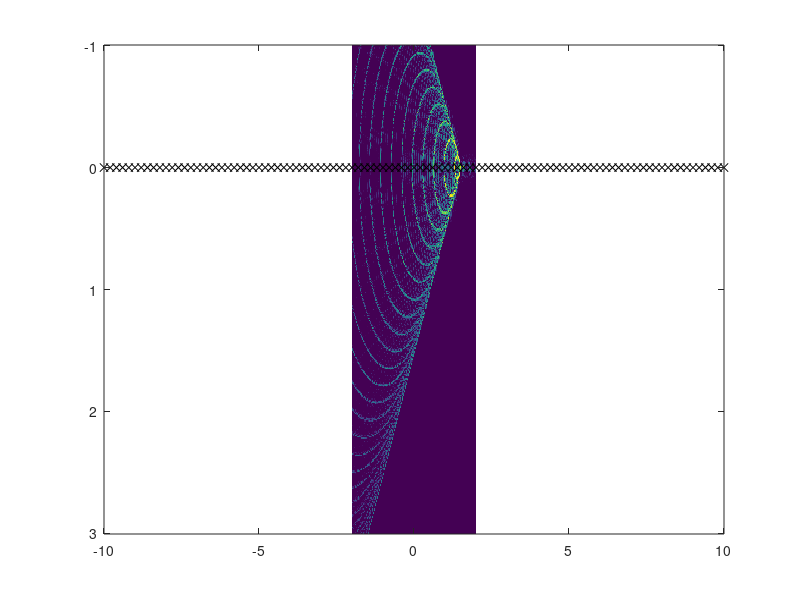

Source code (MATLAB): (Note: this script raises an error after producing the figure.)
%%%%%%%%%%%%%%%%%%%%%%%%%%%%%%%%%%%%%%%%%%%%%%%%%%%%%%%%%%%%%%%%%%%%%%%%%%%
% This work is supplementary material for the book                        %
%                                                                         %
% Jens Ahrens, Analytic Methods of Sound Field Synthesis, Springer-Verlag %
% Berlin Heidelberg, 2012, http://dx.doi.org/10.1007/978-3-642-25743-8    %
%                                                                         %
% It has been downloaded from http://soundfieldsynthesis.org and is       %
% licensed under a Creative Commons Attribution-NonCommercial-ShareAlike  %
% 3.0 Unported License. Please cite the book appropriately if you use     %
% these materials in your own work.                                       %
%                                                                         %
% (c) 2012 by Jens Ahrens                                                 %
%%%%%%%%%%%%%%%%%%%%%%%%%%%%%%%%%%%%%%%%%%%%%%%%%%%%%%%%%%%%%%%%%%%%%%%%%%%

clear;

y_ref    =  1;
delta_x  = .2;
theta_pw = pi/4;
phi_pw   = pi/2;
fs       = 44100;
c        = 343;
tap      = 1675; % time instant to plot in samples

% create frequency axis
no_of_freq_bins = 2049;
F               = linspace( 0, fs, no_of_freq_bins+1 );
F               = F( 1 : end/2 ).';
F(1)            = F(2); % to avoid numerical instabilities
K               = 2*pi*F / c;

X_0             = -10 : delta_x : 10;
[ x_0, k ]      = meshgrid( X_0, K );
y_0             = 0;
   
% Eq. (A.3a), (A.3b)
k_pw_x = k .* cos( theta_pw ) .* sin( phi_pw );
k_pw_y = k .* sin( theta_pw ) .* sin( phi_pw );

% Eq. (3.79)
D = ( 4*i .* exp( -1i .* k_pw_y .* y_ref ) ) ./ ...
            besselh( 0, 2, k_pw_y .* y_ref ) .* ...
                    exp( -1i .* k_pw_x .* x_0) ;

d = real( ifft( [ D; conj( flipud( D( 2 : end-1, : ) ) ) ] ) );

% move t = 0 to the center of the buffer
d = circshift( d, [ (no_of_freq_bins-1)/2 0 ] );
        
% put zeros around to have some headroom
d = [ zeros( 512, length( X_0 ) ); d; zeros( 512, length( X_0 ) ) ];
  
% normalize
d = d ./ max( abs( d( : ) ) );

% create spatial grid
resolution = 400;
X          = linspace( -2, 2, resolution );
Y          = linspace( -1, 3, resolution );
[ x, y ]   = meshgrid( X, Y );

% initialize s
s = zeros( size( x ) );

% avoid confusion
clear x_0;

% this loop evaluates Eq. (5.69)
for index = 1 : length( X_0 )
    
    x_0 = X_0( index );
    
    r = sqrt( ( x - x_0 ).^2 + ( y - y_0 ).^2 );
    
    % from Eq. (5.69)
    t = ( tap/fs - r./c ) .* fs + 1; % in samples

    % Interpolate the impulse responses to find the values at instances
    % t, which correspond to the spatial locations that we are 
    % interested in. 
    d_reshaped = reshape( interp1( ( 1 : size( d, 1 ) ), d( :, index ), t, 'linear'), ...
                                       resolution, resolution );
                 
    % from Eq. (5.69)
    s( find( r > 0 ) ) = s( find( r > 0 ) ) + ...
        d_reshaped( find( r > 0 ) ) ./ r( find( r > 0 ) );
    
end

figure;
imagesc( X, Y, 20*log10( abs( s ) ), [ -20 10 ] );

hold on;
% plot secondary sources
plot( X_0, 0, 'kx' );
hold off;

turn_imagesc;
colorbar;
colormap gray;
revert_colormap;
axis square;
xlabel( 'x (m)' );
ylabel( 'y (m)' );
graph_defaults;
